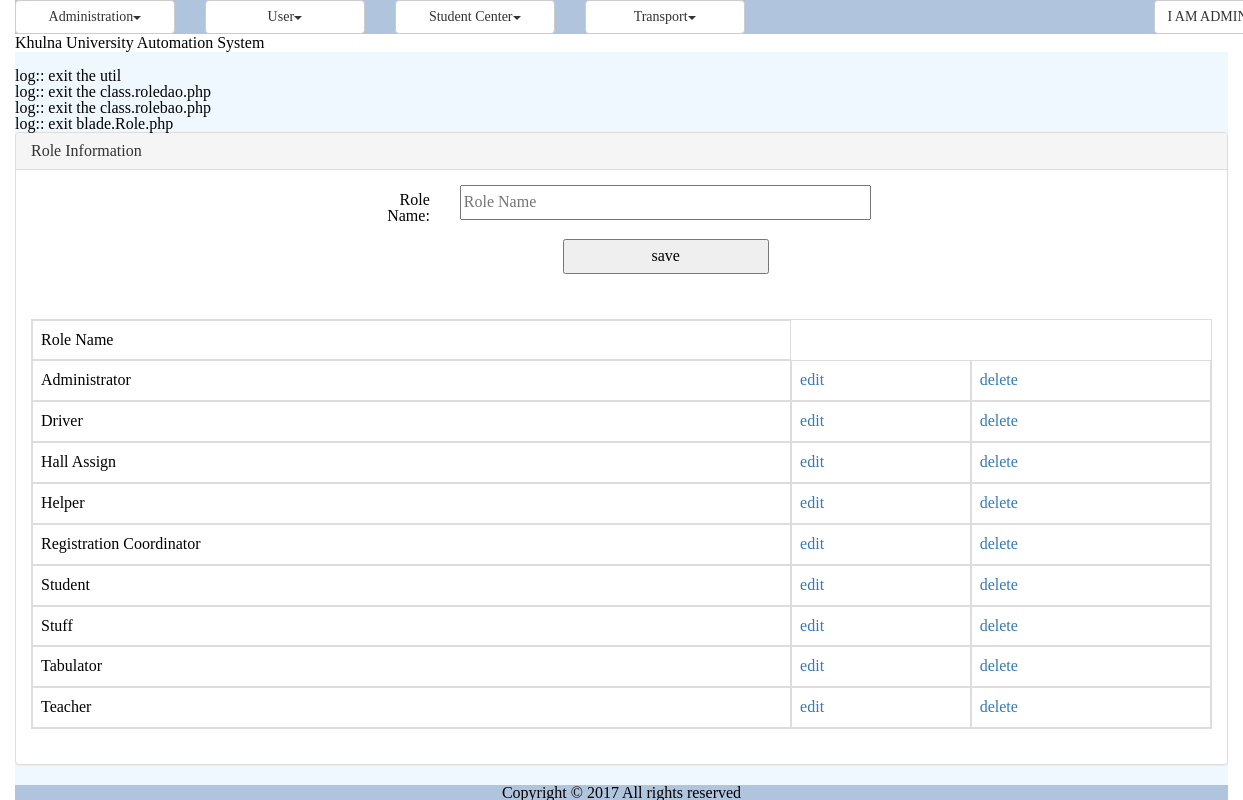
The app's page /role.php (signed in) with its own data.
### tables this page shows
CREATE TABLE `tbl_role` (
  `ID` varchar(40) NOT NULL,
  `Name` varchar(50) NOT NULL
);

### common/class.common.php (called while the page is built, shortened)
<?php
include_once 'class.common.user.php';
class Result{
    private $_IsSuccess=0;
    private $_ResultObject;
    public function setIsSuccess($IsSuccess){
        $this->_IsSuccess = $IsSuccess;
    }
    public function getIsSuccess(){
        return $this->_IsSuccess;
    }
    public function setResultObject($ResultObject){
        $this->_ResultObject = $ResultObject;
    }
    public function getResultObject(){
        return $this->_ResultObject;
    }
}
?>

### common/class.common.user.php (called while the page is built, shortened)
<?php
class Role{
    private $_ID;
    private $_Name;
    public function setID ( $ID ) {
        $this->_ID = $ID;
    }
    public function getID () {
        return $this->_ID;
    }
    public function setName( $Name ) {
        $this->_Name = $Name;
    }
    public function getName() {
        return $this->_Name;
    }
}
?>

### modules/user/ui/view.role.php (the view)
<?php
include_once 'blade/view.role.blade.php';
include_once COMMON.'class.common.php';
?>
<div class="panel panel-default">
    <div class="panel-heading">Role Information</div>
    <div class="panel-body">
	<div id="form">
		<form method="post" class="form-horizontal">
				<div class="form-group">
              	<label class="control-label col-sm-2" for="txtName">Role Name:</label>
              	<div class="col-sm-10">
				<input type="text" name="txtName" placeholder="Role Name" value="<?php
					if(isset($_GET['edit'])) echo $getROW->getName();  ?>" />
				</div>
				</div>
		        <div class="form-group">
	              <div class="col-sm-offset-2 col-sm-10">
						<?php
						if(isset($_GET['edit']))
						{
							?>
							<button type="submit" name="update">update</button>
							<?php
						}
						else
						{
							?>
							<button type="submit" name="save">save</button>
							<?php
						}
						?>
				</div>
				</div>
		</form>
	</div>
	</div>
	<div class="panel-body">
	<table class="table table-bordered">
	<?php
	$Result = $_RoleBAO->getAllRoles();
	if($Result->getIsSuccess()){
		$RoleList = $Result->getResultObject();
	?>
		<tr>
			<th>Role Name</th>
		</tr>
		<?php
		for($i = 0; $i < sizeof($RoleList); $i++) {
			$Role = $RoleList[$i];
			?>
		    <tr>
			    <td><?php echo $Role->getName(); ?></td>
			    <td><a href="?edit=<?php echo $Role->getID(); ?>" onclick="return confirm('sure to edit !'); " >edit</a></td>
			    <td><a href="?del=<?php echo $Role->getID(); ?>" onclick="return confirm('sure to delete !'); " >delete</a></td>
		    </tr>
	    <?php
		}
	}
	else{
		echo $Result->getResultObject();
	}
	?>
	</table>
	</div>
</div>

### resources/css/style.css (style rules this page uses)
#form { width:500px; margin:0px auto; text-align:center; }
#form form input { width:100%; height:35px; }
form button { width:50%; height:35px; }
table,td { border:solid #e9e9e9 1px; }

### records on screen
tbl_role: Name "Administrator"
tbl_role: Name "Driver"
tbl_role: Name "Hall Assign"
tbl_role: Name "Helper"
tbl_role: Name "Registration Coordinator"
tbl_role: Name "Student"
tbl_role: Name "Stuff"
tbl_role: Name "Tabulator"
tbl_role: Name "Teacher"

### other values on screen
$globalMenu[$i]->getTitle() "Administration User Student Center Transport"
$CurrentUser->getFirstName() "I AM"
